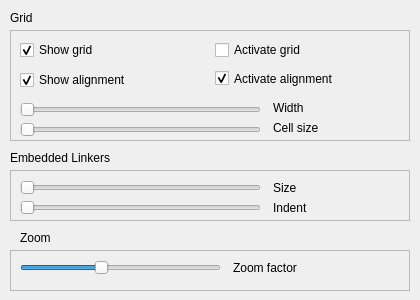
<?xml version="1.0" encoding="UTF-8"?>
<ui version="4.0">
 <class>EditorForm</class>
 <widget class="QWidget" name="EditorForm">
  <property name="geometry">
   <rect>
    <x>0</x>
    <y>0</y>
    <width>420</width>
    <height>300</height>
   </rect>
  </property>
  <widget class="QLabel" name="label_2">
   <property name="geometry">
    <rect>
     <x>10</x>
     <y>150</y>
     <width>201</width>
     <height>16</height>
    </rect>
   </property>
   <property name="text">
    <string>Embedded Linkers</string>
   </property>
  </widget>
  <widget class="QFrame" name="frame_2">
   <property name="geometry">
    <rect>
     <x>10</x>
     <y>170</y>
     <width>400</width>
     <height>51</height>
    </rect>
   </property>
   <property name="frameShape">
    <enum>QFrame::StyledPanel</enum>
   </property>
   <property name="frameShadow">
    <enum>QFrame::Raised</enum>
   </property>
   <widget class="QSlider" name="embeddedLinkerSizeSlider">
    <property name="geometry">
     <rect>
      <x>10</x>
      <y>10</y>
      <width>241</width>
      <height>16</height>
     </rect>
    </property>
    <property name="minimum">
     <number>4</number>
    </property>
    <property name="maximum">
     <number>20</number>
    </property>
    <property name="orientation">
     <enum>Qt::Horizontal</enum>
    </property>
   </widget>
   <widget class="QLabel" name="label_3">
    <property name="geometry">
     <rect>
      <x>263</x>
      <y>10</y>
      <width>111</width>
      <height>16</height>
     </rect>
    </property>
    <property name="text">
     <string>Size</string>
    </property>
   </widget>
   <widget class="QSlider" name="embeddedLinkerIndentSlider">
    <property name="geometry">
     <rect>
      <x>10</x>
      <y>30</y>
      <width>241</width>
      <height>16</height>
     </rect>
    </property>
    <property name="minimum">
     <number>5</number>
    </property>
    <property name="maximum">
     <number>20</number>
    </property>
    <property name="orientation">
     <enum>Qt::Horizontal</enum>
    </property>
   </widget>
   <widget class="QLabel" name="label_4">
    <property name="geometry">
     <rect>
      <x>263</x>
      <y>30</y>
      <width>111</width>
      <height>16</height>
     </rect>
    </property>
    <property name="text">
     <string>Indent</string>
    </property>
   </widget>
  </widget>
  <widget class="QLabel" name="label">
   <property name="geometry">
    <rect>
     <x>10</x>
     <y>10</y>
     <width>211</width>
     <height>16</height>
    </rect>
   </property>
   <property name="text">
    <string>Grid</string>
   </property>
  </widget>
  <widget class="QLabel" name="label_19">
   <property name="geometry">
    <rect>
     <x>20</x>
     <y>230</y>
     <width>191</width>
     <height>16</height>
    </rect>
   </property>
   <property name="text">
    <string>Zoom</string>
   </property>
  </widget>
  <widget class="QFrame" name="frame_8">
   <property name="geometry">
    <rect>
     <x>10</x>
     <y>250</y>
     <width>400</width>
     <height>41</height>
    </rect>
   </property>
   <property name="frameShape">
    <enum>QFrame::StyledPanel</enum>
   </property>
   <property name="frameShadow">
    <enum>QFrame::Raised</enum>
   </property>
   <widget class="QLabel" name="label_17">
    <property name="geometry">
     <rect>
      <x>223</x>
      <y>10</y>
      <width>151</width>
      <height>16</height>
     </rect>
    </property>
    <property name="text">
     <string>Zoom factor</string>
    </property>
   </widget>
   <widget class="QSlider" name="zoomFactorSlider">
    <property name="geometry">
     <rect>
      <x>10</x>
      <y>10</y>
      <width>201</width>
      <height>16</height>
     </rect>
    </property>
    <property name="minimum">
     <number>0</number>
    </property>
    <property name="maximum">
     <number>10</number>
    </property>
    <property name="pageStep">
     <number>1</number>
    </property>
    <property name="value">
     <number>4</number>
    </property>
    <property name="orientation">
     <enum>Qt::Horizontal</enum>
    </property>
   </widget>
  </widget>
  <widget class="QFrame" name="frame">
   <property name="geometry">
    <rect>
     <x>10</x>
     <y>30</y>
     <width>400</width>
     <height>111</height>
    </rect>
   </property>
   <property name="sizePolicy">
    <sizepolicy hsizetype="Preferred" vsizetype="Preferred">
     <horstretch>0</horstretch>
     <verstretch>0</verstretch>
    </sizepolicy>
   </property>
   <property name="frameShape">
    <enum>QFrame::StyledPanel</enum>
   </property>
   <property name="frameShadow">
    <enum>QFrame::Raised</enum>
   </property>
   <widget class="QCheckBox" name="showGridCheckBox">
    <property name="geometry">
     <rect>
      <x>10</x>
      <y>10</y>
      <width>186</width>
      <height>20</height>
     </rect>
    </property>
    <property name="text">
     <string>Show grid</string>
    </property>
    <property name="checked">
     <bool>true</bool>
    </property>
   </widget>
   <widget class="QCheckBox" name="activateGridCheckBox">
    <property name="geometry">
     <rect>
      <x>205</x>
      <y>10</y>
      <width>186</width>
      <height>20</height>
     </rect>
    </property>
    <property name="sizePolicy">
     <sizepolicy hsizetype="Expanding" vsizetype="Fixed">
      <horstretch>0</horstretch>
      <verstretch>0</verstretch>
     </sizepolicy>
    </property>
    <property name="text">
     <string>Activate grid</string>
    </property>
    <property name="tristate">
     <bool>false</bool>
    </property>
   </widget>
   <widget class="QSlider" name="gridWidthSlider">
    <property name="geometry">
     <rect>
      <x>10</x>
      <y>70</y>
      <width>241</width>
      <height>19</height>
     </rect>
    </property>
    <property name="minimum">
     <number>3</number>
    </property>
    <property name="maximum">
     <number>150</number>
    </property>
    <property name="singleStep">
     <number>1</number>
    </property>
    <property name="pageStep">
     <number>10</number>
    </property>
    <property name="orientation">
     <enum>Qt::Horizontal</enum>
    </property>
   </widget>
   <widget class="QSlider" name="indexGridSlider">
    <property name="geometry">
     <rect>
      <x>10</x>
      <y>90</y>
      <width>241</width>
      <height>19</height>
     </rect>
    </property>
    <property name="minimum">
     <number>5</number>
    </property>
    <property name="maximum">
     <number>150</number>
    </property>
    <property name="singleStep">
     <number>1</number>
    </property>
    <property name="pageStep">
     <number>10</number>
    </property>
    <property name="orientation">
     <enum>Qt::Horizontal</enum>
    </property>
   </widget>
   <widget class="QLabel" name="label_13">
    <property name="geometry">
     <rect>
      <x>263</x>
      <y>70</y>
      <width>111</width>
      <height>16</height>
     </rect>
    </property>
    <property name="text">
     <string>Width</string>
    </property>
   </widget>
   <widget class="QLabel" name="label_20">
    <property name="geometry">
     <rect>
      <x>263</x>
      <y>90</y>
      <width>111</width>
      <height>16</height>
     </rect>
    </property>
    <property name="text">
     <string>Cell size</string>
    </property>
   </widget>
   <widget class="QCheckBox" name="activateAlignmentCheckBox">
    <property name="geometry">
     <rect>
      <x>205</x>
      <y>40</y>
      <width>186</width>
      <height>17</height>
     </rect>
    </property>
    <property name="sizePolicy">
     <sizepolicy hsizetype="Expanding" vsizetype="Fixed">
      <horstretch>0</horstretch>
      <verstretch>0</verstretch>
     </sizepolicy>
    </property>
    <property name="text">
     <string>Activate alignment</string>
    </property>
    <property name="checked">
     <bool>true</bool>
    </property>
   </widget>
   <widget class="QCheckBox" name="showAlignmentCheckBox">
    <property name="geometry">
     <rect>
      <x>10</x>
      <y>40</y>
      <width>186</width>
      <height>20</height>
     </rect>
    </property>
    <property name="minimumSize">
     <size>
      <width>130</width>
      <height>0</height>
     </size>
    </property>
    <property name="text">
     <string>Show alignment</string>
    </property>
    <property name="checked">
     <bool>true</bool>
    </property>
   </widget>
  </widget>
 </widget>
 <resources/>
 <connections/>
</ui>
